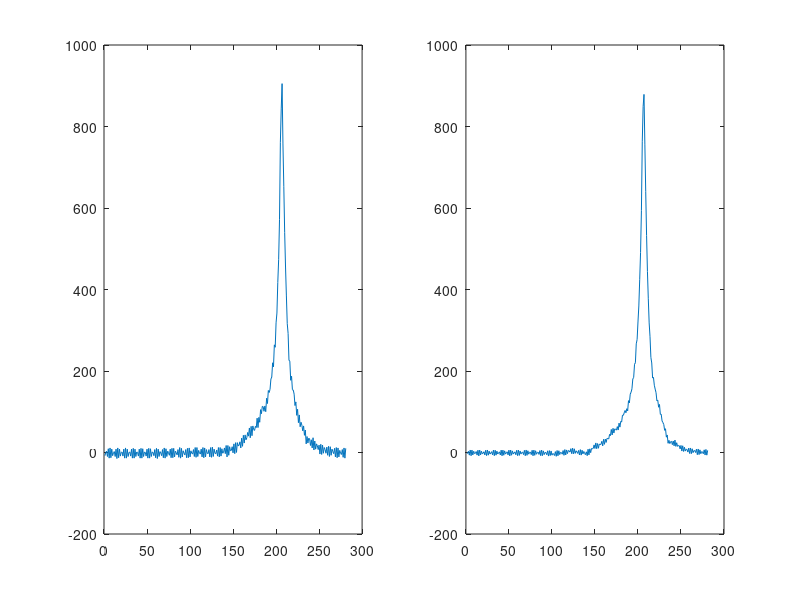

Source code (MATLAB):
load('Data/cs10318.mat')
data=reshape(cutCube.A2,[64,281]);
[U S V]=svd(data);
sigVals=diag(S);
sigVals(12:end)=0;
newS=S;
newS(logical(eye(size(newS))))=sigVals;
dataRed=U*newS*V';

subplot(1,2,1);
plot(data(22,:));
subplot(1,2,2)
plot(dataRed(22,:));
